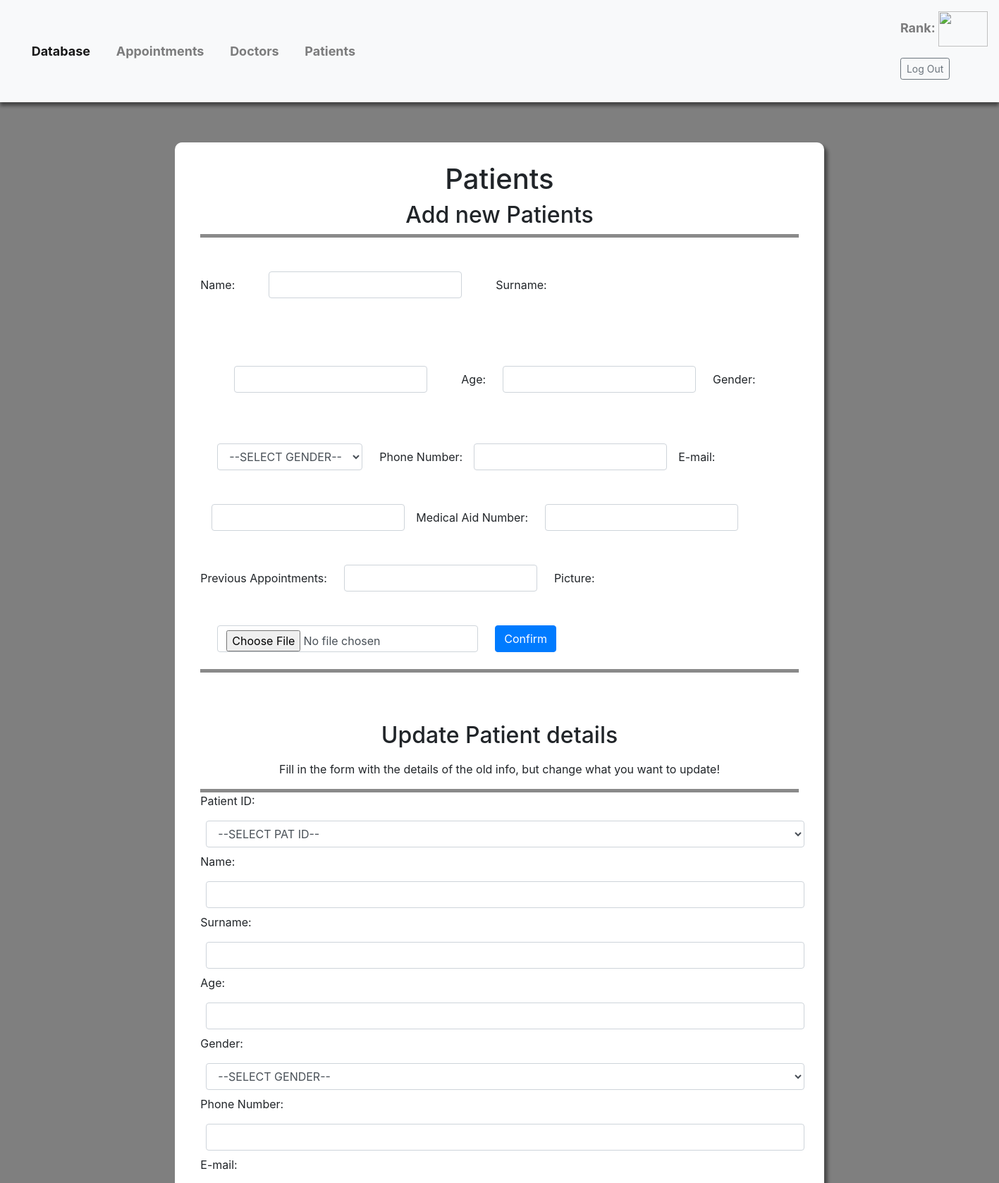
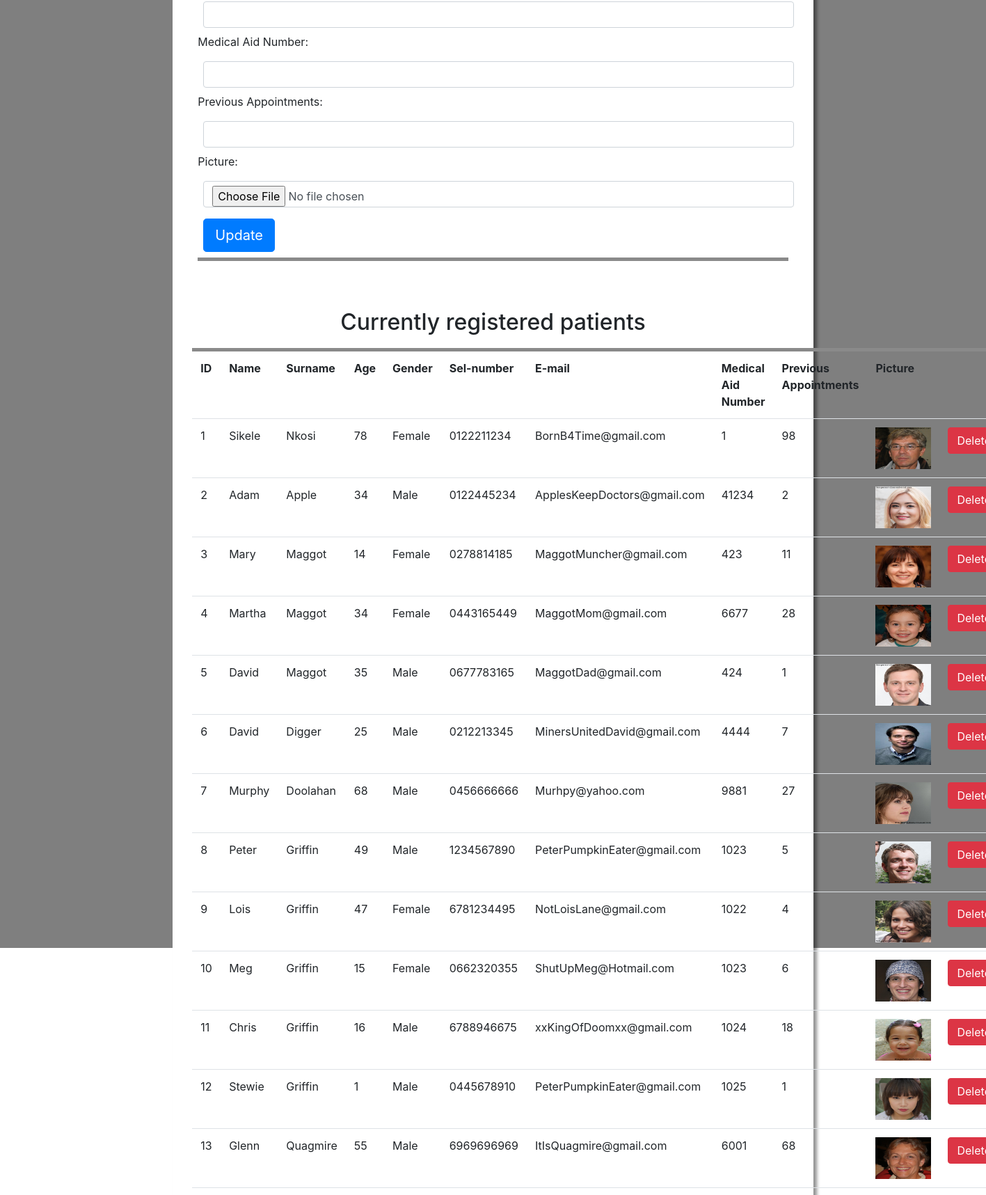
The app's page /patient.php (upper part) with its own data (2 pictures, top to bottom).
### tables this page shows
CREATE TABLE `patients` (
  `ID` int(11) NOT NULL,
  `Name` varchar(100) NOT NULL,
  `Surname` varchar(100) NOT NULL,
  `Age` int(11) NOT NULL,
  `Gender` varchar(6) NOT NULL,
  `PhoneNumber` varchar(10) NOT NULL,
  `Email` varchar(100) NOT NULL,
  `MedicalAidNumber` int(11) NOT NULL,
  `PreviousAppointments` varchar(100) NOT NULL,
  `Picture` varchar(300) NOT NULL
);

### pat_read.php (the view, shortened to what this page needs)
<?php
    include 'db.php';
    $sql = "SELECT * FROM patients";
    $result = $conn->query($sql);
    while($row = $result->fetch_assoc()) {
        echo "<tr>";
        echo "<td>" . $row['ID'] . "</td>";
        echo "<td>" . $row['Name'] . "</td>";
        echo "<td>" . $row['Surname'] . "</td>";
        echo "<td>" . $row['Age'] . "</td>";
        echo "<td>" . $row['Gender'] . "</td>";
        echo "<td>" . $row['PhoneNumber'] . "</td>";
        echo "<td>" . $row['Email'] . "</td>";
        echo "<td>" . $row['MedicalAidNumber'] . "</td>";
        echo "<td>" . $row['PreviousAppointments'] . "</td>";
        echo "<td> <img src='pictures/" . $row['Picture'] . "' height='60' width='80'> </td>";
        echo '<td><a class="btn btn-danger" href="pat_delete.php?id=' . $row['ID'] . '" role="button">Delete</a></td>';
        echo "</tr>";
    }
?>

### main.css (style rules this page uses)
.patient { height: 380vh; background-image: linear-gradient(rgba(0, 0, 0, 0.5), rgba(0, 0, 0, 0.5)), url("https://images.pexels.com/photos/247786/pexels-photo-247786.jpeg?auto=compress&cs=tinysrgb&w=1260&h=750&dpr=1"); background-position: center; background-repeat: no-repeat; background-size: cover; position: relative; }

### records on screen
patients: ID "1", Name "Sikele", Surname "Nkosi", Age "78", Gender "Female", PhoneNumber "0122211234", Email "BornB4Time@gmail.com", MedicalAidNumber "1", PreviousAppointments "98", Picture (picture)
patients: ID "2", Name "Adam", Surname "Apple", Age "34", Gender "Male", PhoneNumber "0122445234", Email "ApplesKeepDoctors@gmail.com", MedicalAidNumber "41234", PreviousAppointments "2", Picture (picture)
patients: ID "3", Name "Mary", Surname "Maggot", Age "14", Gender "Female", PhoneNumber "0278814185", Email "MaggotMuncher@gmail.com", MedicalAidNumber "423", PreviousAppointments "11", Picture (picture)
patients: ID "4", Name "Martha", Surname "Maggot", Age "34", Gender "Female", PhoneNumber "0443165449", Email "MaggotMom@gmail.com", MedicalAidNumber "6677", PreviousAppointments "28", Picture (picture)
patients: ID "5", Name "David", Surname "Maggot", Age "35", Gender "Male", PhoneNumber "0677783165", Email "MaggotDad@gmail.com", MedicalAidNumber "424", PreviousAppointments "1", Picture (picture)
patients: ID "6", Name "David", Surname "Digger", Age "25", Gender "Male", PhoneNumber "0212213345", Email "MinersUnitedDavid@gmail.com", MedicalAidNumber "4444", PreviousAppointments "7", Picture (picture)
patients: ID "7", Name "Murphy", Surname "Doolahan", Age "68", Gender "Male", PhoneNumber "0456666666", Email "Murhpy@yahoo.com", MedicalAidNumber "9881", PreviousAppointments "27", Picture (picture)
patients: ID "8", Name "Peter", Surname "Griffin", Age "49", Gender "Male", PhoneNumber "1234567890", Email "PeterPumpkinEater@gmail.com", MedicalAidNumber "1023", PreviousAppointments "5", Picture (picture)
patients: ID "9", Name "Lois", Surname "Griffin", Age "47", Gender "Female", PhoneNumber "6781234495", Email "NotLoisLane@gmail.com", MedicalAidNumber "1022", PreviousAppointments "4", Picture (picture)
patients: ID "10", Name "Meg", Surname "Griffin", Age "15", Gender "Female", PhoneNumber "0662320355", Email "ShutUpMeg@Hotmail.com", MedicalAidNumber "1023", PreviousAppointments "6", Picture (picture)
patients: ID "11", Name "Chris", Surname "Griffin", Age "16", Gender "Male", PhoneNumber "6788946675", Email "xxKingOfDoomxx@gmail.com", MedicalAidNumber "1024", PreviousAppointments "18", Picture (picture)
patients: ID "12", Name "Stewie", Surname "Griffin", Age "1", Gender "Male", PhoneNumber "0445678910", Email "PeterPumpkinEater@gmail.com", MedicalAidNumber "1025", PreviousAppointments "1", Picture (picture)
patients: ID "13", Name "Glenn", Surname "Quagmire", Age "55", Gender "Male", PhoneNumber "6969696969", Email "ItIsQuagmire@gmail.com", MedicalAidNumber "6001", PreviousAppointments "68", Picture (picture)
